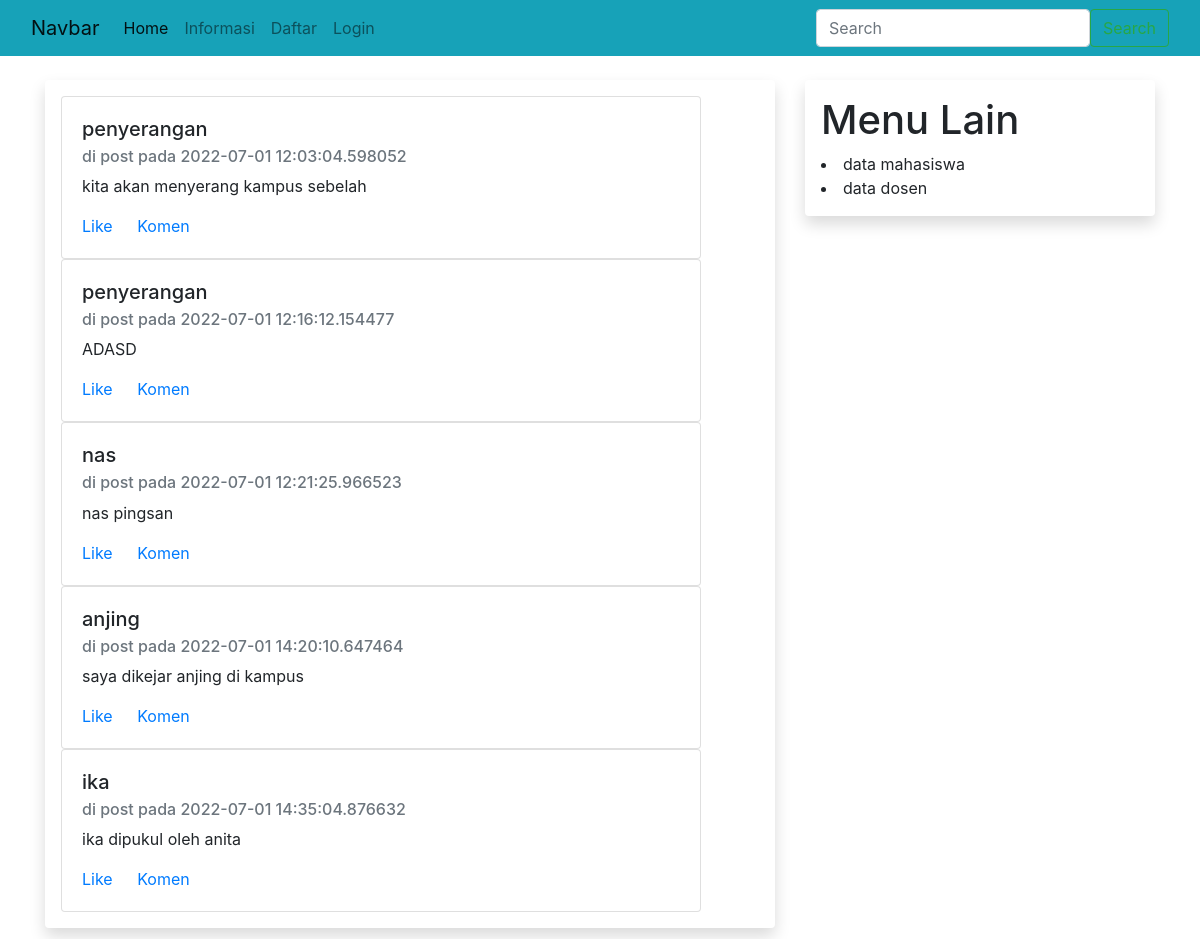
Page /agenda on the committed database.
### sim/models.py (models this page shows, shortened)
class Agenda_info(db.Model):
    id= db.Column(db.Integer, primary_key=True)
    subjek =db.Column(db.String(100), nullable=False)
    caption =db.Column(db.String(300), nullable=False)
    tgl_post = db.Column(db.DateTime, nullable=False, default=datetime.utcnow)

### sim/mahasiswa/routes.py (the view)
@rmahasiswa.route("/agenda", methods=['GET','POST'])
def informasi():
    info_agenda = Agenda_info.query.all()
    return render_template("agenda_info.html",info=info_agenda)

### sim/templates/agenda_info.html
{% extends "base.html" %}
{% block konten %}
{% for data in info %}
<div class="card" style="width: 40em;">
   <div class="card-body">
     <h5 class="card-title">{{data.subjek}} </h5>
     <h6 class="card-subtitle mb-2 text-muted">di post pada {{data.tgl_post}} </h6>
     <p class="card-text"> {{data.caption}} </p>
     <a href="#" class="card-link">Like</a>
     <a href="#" class="card-link">Komen</a>
   </div>
 </div>
{% endfor %}
{% endblock %}

### rows in the picture
Agenda_info: subjek "penyerangan", tgl_post "2022-07-01 12:03:04.598052", caption "kita akan menyerang kampus sebelah"
Agenda_info: subjek "penyerangan", tgl_post "2022-07-01 12:16:12.154477", caption "ADASD"
Agenda_info: subjek "nas", tgl_post "2022-07-01 12:21:25.966523", caption "nas pingsan"
Agenda_info: subjek "anjing", tgl_post "2022-07-01 14:20:10.647464", caption "saya dikejar anjing di kampus"
Agenda_info: subjek "ika", tgl_post "2022-07-01 14:35:04.876632", caption "ika dipukul oleh anita"
